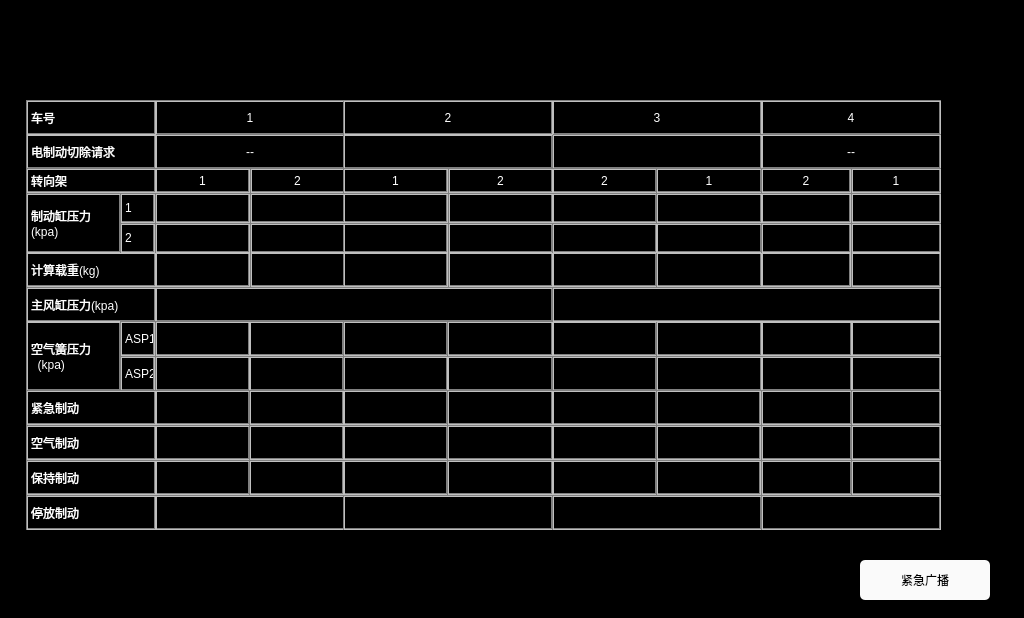
 <widget class="QWidget" name="BrakeStatePage">
  <property name="geometry">
   <rect>
    <x>0</x>
    <y>0</y>
    <width>1024</width>
    <height>618</height>
   </rect>
  </property>
  <property name="windowTitle">
   <string>Form</string>
  </property>
  <property name="styleSheet">
   <string notr="true">QLabel
{
	color: white;
	border: 2px groove, gray;
    border-color: gray;
	font: 17px, &quot;SimHei&quot;;	
}

QWidget
{
	background-color: black;
}

QPushButton
{
	font: 20px, &quot;SimHei&quot;;
    color: black;
	background-color: rgb(250, 250, 250);
	border-radius: 5px;
}</string>
  </property>
  <widget class="QLabel" name="label_car4No">
   <property name="geometry">
    <rect>
     <x>761</x>
     <y>100</y>
     <width>180</width>
     <height>35</height>
    </rect>
   </property>
   <property name="text">
    <string>4</string>
   </property>
   <property name="alignment">
    <set>Qt::AlignCenter</set>
   </property>
  </widget>
  <widget class="QLabel" name="label_car4Load2">
   <property name="geometry">
    <rect>
     <x>761</x>
     <y>252</y>
     <width>90</width>
     <height>35</height>
    </rect>
   </property>
   <property name="text">
    <string/>
   </property>
   <property name="alignment">
    <set>Qt::AlignCenter</set>
   </property>
  </widget>
  <widget class="QLabel" name="label_TotalWindPress1">
   <property name="geometry">
    <rect>
     <x>155</x>
     <y>287</y>
     <width>398</width>
     <height>35</height>
    </rect>
   </property>
   <property name="text">
    <string/>
   </property>
   <property name="alignment">
    <set>Qt::AlignCenter</set>
   </property>
  </widget>
  <widget class="QLabel" name="label_car1No">
   <property name="geometry">
    <rect>
     <x>155</x>
     <y>100</y>
     <width>190</width>
     <height>35</height>
    </rect>
   </property>
   <property name="text">
    <string>1</string>
   </property>
   <property name="scaledContents">
    <bool>false</bool>
   </property>
   <property name="alignment">
    <set>Qt::AlignCenter</set>
   </property>
  </widget>
  <widget class="QLabel" name="label_car4AirReedPress1_1">
   <property name="geometry">
    <rect>
     <x>851</x>
     <y>321</y>
     <width>90</width>
     <height>35</height>
    </rect>
   </property>
   <property name="text">
    <string/>
   </property>
   <property name="alignment">
    <set>Qt::AlignCenter</set>
   </property>
  </widget>
  <widget class="QLabel" name="label_airReedPress">
   <property name="geometry">
    <rect>
     <x>26</x>
     <y>321</y>
     <width>95</width>
     <height>70</height>
    </rect>
   </property>
   <property name="text">
    <string>空气簧压力
  (kpa)</string>
   </property>
  </widget>
  <widget class="QLabel" name="label_car3No">
   <property name="geometry">
    <rect>
     <x>552</x>
     <y>100</y>
     <width>210</width>
     <height>35</height>
    </rect>
   </property>
   <property name="text">
    <string>3</string>
   </property>
   <property name="alignment">
    <set>Qt::AlignCenter</set>
   </property>
  </widget>
  <widget class="QLabel" name="label_car1ElecBrakeCutOff">
   <property name="geometry">
    <rect>
     <x>155</x>
     <y>134</y>
     <width>190</width>
     <height>35</height>
    </rect>
   </property>
   <property name="text">
    <string>--</string>
   </property>
   <property name="alignment">
    <set>Qt::AlignCenter</set>
   </property>
  </widget>
  <widget class="QLabel" name="label_car1AirReedPress2_1">
   <property name="geometry">
    <rect>
     <x>249</x>
     <y>321</y>
     <width>95</width>
     <height>35</height>
    </rect>
   </property>
   <property name="text">
    <string/>
   </property>
   <property name="alignment">
    <set>Qt::AlignCenter</set>
   </property>
  </widget>
  <widget class="QLabel" name="label_car1Load1">
   <property name="geometry">
    <rect>
     <x>155</x>
     <y>252</y>
     <width>95</width>
     <height>35</height>
    </rect>
   </property>
   <property name="text">
    <string/>
   </property>
   <property name="alignment">
    <set>Qt::AlignCenter</set>
   </property>
  </widget>
  <widget class="QLabel" name="label_car4AirReedPress2_1">
   <property name="geometry">
    <rect>
     <x>761</x>
     <y>321</y>
     <width>91</width>
     <height>35</height>
    </rect>
   </property>
   <property name="text">
    <string/>
   </property>
   <property name="alignment">
    <set>Qt::AlignCenter</set>
   </property>
  </widget>
  <widget class="QLabel" name="label_Load">
   <property name="geometry">
    <rect>
     <x>26</x>
     <y>252</y>
     <width>130</width>
     <height>35</height>
    </rect>
   </property>
   <property name="text">
    <string>计算载重(kg)</string>
   </property>
  </widget>
  <widget class="QLabel" name="label_car4ElecBrakeCutOff">
   <property name="geometry">
    <rect>
     <x>761</x>
     <y>134</y>
     <width>180</width>
     <height>35</height>
    </rect>
   </property>
   <property name="text">
    <string>--</string>
   </property>
   <property name="alignment">
    <set>Qt::AlignCenter</set>
   </property>
  </widget>
  <widget class="QLabel" name="label_car2ElecBrakeCutOff">
   <property name="geometry">
    <rect>
     <x>343</x>
     <y>134</y>
     <width>210</width>
     <height>35</height>
    </rect>
   </property>
   <property name="text">
    <string/>
   </property>
   <property name="alignment">
    <set>Qt::AlignCenter</set>
   </property>
  </widget>
  <widget class="QLabel" name="label_ElecBrakeCutOff">
   <property name="geometry">
    <rect>
     <x>26</x>
     <y>134</y>
     <width>130</width>
     <height>35</height>
    </rect>
   </property>
   <property name="text">
    <string>电制动切除请求</string>
   </property>
  </widget>
  <widget class="QLabel" name="label_car2AirReedPress1_1">
   <property name="geometry">
    <rect>
     <x>343</x>
     <y>321</y>
     <width>105</width>
     <height>35</height>
    </rect>
   </property>
   <property name="text">
    <string/>
   </property>
   <property name="alignment">
    <set>Qt::AlignCenter</set>
   </property>
  </widget>
  <widget class="QLabel" name="label_car2Load1">
   <property name="geometry">
    <rect>
     <x>343</x>
     <y>252</y>
     <width>105</width>
     <height>35</height>
    </rect>
   </property>
   <property name="text">
    <string/>
   </property>
   <property name="alignment">
    <set>Qt::AlignCenter</set>
   </property>
  </widget>
  <widget class="QLabel" name="label_car3Load2">
   <property name="geometry">
    <rect>
     <x>552</x>
     <y>252</y>
     <width>105</width>
     <height>35</height>
    </rect>
   </property>
   <property name="text">
    <string/>
   </property>
   <property name="alignment">
    <set>Qt::AlignCenter</set>
   </property>
  </widget>
  <widget class="QLabel" name="label_car3ElecBrakeCutOff">
   <property name="geometry">
    <rect>
     <x>552</x>
     <y>134</y>
     <width>210</width>
     <height>35</height>
    </rect>
   </property>
   <property name="text">
    <string/>
   </property>
   <property name="alignment">
    <set>Qt::AlignCenter</set>
   </property>
  </widget>
  <widget class="QLabel" name="label_TotalWindPress">
   <property name="geometry">
    <rect>
     <x>26</x>
     <y>287</y>
     <width>130</width>
     <height>35</height>
    </rect>
   </property>
   <property name="text">
    <string>主风缸压力(kpa)</string>
   </property>
  </widget>
  <widget class="QLabel" name="label_car2No">
   <property name="geometry">
    <rect>
     <x>343</x>
     <y>100</y>
     <width>210</width>
     <height>35</height>
    </rect>
   </property>
   <property name="text">
    <string>2</string>
   </property>
   <property name="alignment">
    <set>Qt::AlignCenter</set>
   </property>
  </widget>
  <widget class="QLabel" name="label_car3AirReedPress2_1">
   <property name="geometry">
    <rect>
     <x>552</x>
     <y>321</y>
     <width>105</width>
     <height>35</height>
    </rect>
   </property>
   <property name="text">
    <string/>
   </property>
   <property name="alignment">
    <set>Qt::AlignCenter</set>
   </property>
  </widget>
  <widget class="QLabel" name="label_vehicleNo">
   <property name="geometry">
    <rect>
     <x>26</x>
     <y>100</y>
     <width>130</width>
     <height>35</height>
    </rect>
   </property>
   <property name="text">
    <string>车号</string>
   </property>
  </widget>
  <widget class="QLabel" name="label_car1AirReedPress1_1">
   <property name="geometry">
    <rect>
     <x>155</x>
     <y>321</y>
     <width>95</width>
     <height>35</height>
    </rect>
   </property>
   <property name="text">
    <string/>
   </property>
   <property name="alignment">
    <set>Qt::AlignCenter</set>
   </property>
  </widget>
  <widget class="QLabel" name="label_car2AirReedPress2_1">
   <property name="geometry">
    <rect>
     <x>447</x>
     <y>321</y>
     <width>106</width>
     <height>35</height>
    </rect>
   </property>
   <property name="text">
    <string/>
   </property>
   <property name="alignment">
    <set>Qt::AlignCenter</set>
   </property>
  </widget>
  <widget class="QLabel" name="label_car3AirReedPress1_1">
   <property name="geometry">
    <rect>
     <x>656</x>
     <y>321</y>
     <width>106</width>
     <height>35</height>
    </rect>
   </property>
   <property name="text">
    <string/>
   </property>
   <property name="alignment">
    <set>Qt::AlignCenter</set>
   </property>
  </widget>
  <widget class="QLabel" name="label_TotalWindPress2">
   <property name="geometry">
    <rect>
     <x>552</x>
     <y>287</y>
     <width>389</width>
     <height>35</height>
    </rect>
   </property>
   <property name="text">
    <string/>
   </property>
   <property name="alignment">
    <set>Qt::AlignCenter</set>
   </property>
  </widget>
  <widget class="QLabel" name="label_car4AirReedPress1_2">
   <property name="geometry">
    <rect>
     <x>851</x>
     <y>356</y>
     <width>90</width>
     <height>35</height>
    </rect>
   </property>
   <property name="text">
    <string/>
   </property>
   <property name="alignment">
    <set>Qt::AlignCenter</set>
   </property>
  </widget>
  <widget class="QLabel" name="label_car2AirReedPress2_2">
   <property name="geometry">
    <rect>
     <x>447</x>
     <y>356</y>
     <width>106</width>
     <height>35</height>
    </rect>
   </property>
   <property name="text">
    <string/>
   </property>
   <property name="alignment">
    <set>Qt::AlignCenter</set>
   </property>
  </widget>
  <widget class="QLabel" name="label_car1AirReedPress2_2">
   <property name="geometry">
    <rect>
     <x>249</x>
     <y>356</y>
     <width>95</width>
     <height>35</height>
    </rect>
   </property>
   <property name="text">
    <string/>
   </property>
   <property name="alignment">
    <set>Qt::AlignCenter</set>
   </property>
  </widget>
  <widget class="QLabel" name="label_car3AirReedPress2_2">
   <property name="geometry">
    <rect>
     <x>552</x>
     <y>356</y>
     <width>105</width>
     <height>35</height>
    </rect>
   </property>
   <property name="text">
    <string/>
   </property>
   <property name="alignment">
    <set>Qt::AlignCenter</set>
   </property>
  </widget>
  <widget class="QLabel" name="label_car4AirReedPress2_2">
   <property name="geometry">
    <rect>
     <x>761</x>
     <y>356</y>
     <width>91</width>
     <height>35</height>
    </rect>
   </property>
   <property name="text">
    <string/>
   </property>
   <property name="alignment">
    <set>Qt::AlignCenter</set>
   </property>
  </widget>
  <widget class="QLabel" name="label_car2AirReedPress1_2">
   <property name="geometry">
    <rect>
     <x>343</x>
     <y>356</y>
     <width>105</width>
     <height>35</height>
    </rect>
   </property>
   <property name="text">
    <string/>
   </property>
   <property name="alignment">
    <set>Qt::AlignCenter</set>
   </property>
  </widget>
  <widget class="QLabel" name="label_car3AirReedPress1_2">
   <property name="geometry">
    <rect>
     <x>656</x>
     <y>356</y>
     <width>106</width>
     <height>35</height>
    </rect>
   </property>
   <property name="text">
    <string/>
   </property>
   <property name="alignment">
    <set>Qt::AlignCenter</set>
   </property>
  </widget>
  <widget class="QLabel" name="label_car1AirReedPress1_2">
   <property name="geometry">
    <rect>
     <x>155</x>
     <y>356</y>
     <width>95</width>
     <height>35</height>
    </rect>
   </property>
   <property name="text">
    <string/>
   </property>
   <property name="alignment">
    <set>Qt::AlignCenter</set>
   </property>
  </widget>
  <widget class="QLabel" name="label_airReedPress_2">
   <property name="geometry">
    <rect>
     <x>120</x>
     <y>321</y>
     <width>35</width>
     <height>35</height>
    </rect>
   </property>
   <property name="styleSheet">
    <string notr="true">font: 12px, &quot;SimHei&quot;;	</string>
   </property>
   <property name="text">
    <string>ASP1</string>
   </property>
  </widget>
  <widget class="QLabel" name="label_airReedPress_3">
   <property name="geometry">
    <rect>
     <x>120</x>
     <y>356</y>
     <width>35</width>
     <height>35</height>
    </rect>
   </property>
   <property name="styleSheet">
    <string notr="true">font: 12px, &quot;SimHei&quot;;	</string>
   </property>
   <property name="text">
    <string>ASP2</string>
   </property>
  </widget>
  <widget class="QLabel" name="label_car1Load2">
   <property name="geometry">
    <rect>
     <x>250</x>
     <y>252</y>
     <width>95</width>
     <height>35</height>
    </rect>
   </property>
   <property name="text">
    <string/>
   </property>
   <property name="alignment">
    <set>Qt::AlignCenter</set>
   </property>
  </widget>
  <widget class="QLabel" name="label_car2Load2">
   <property name="geometry">
    <rect>
     <x>448</x>
     <y>252</y>
     <width>105</width>
     <height>35</height>
    </rect>
   </property>
   <property name="text">
    <string/>
   </property>
   <property name="alignment">
    <set>Qt::AlignCenter</set>
   </property>
  </widget>
  <widget class="QLabel" name="label_car3Load1">
   <property name="geometry">
    <rect>
     <x>656</x>
     <y>252</y>
     <width>106</width>
     <height>35</height>
    </rect>
   </property>
   <property name="text">
    <string/>
   </property>
   <property name="alignment">
    <set>Qt::AlignCenter</set>
   </property>
  </widget>
  <widget class="QLabel" name="label_car4Load1">
   <property name="geometry">
    <rect>
     <x>851</x>
     <y>252</y>
     <width>90</width>
     <height>35</height>
    </rect>
   </property>
   <property name="text">
    <string/>
   </property>
   <property name="alignment">
    <set>Qt::AlignCenter</set>
   </property>
  </widget>
  <widget class="QLabel" name="label_cylPressure">
   <property name="geometry">
    <rect>
     <x>26</x>
     <y>193</y>
     <width>95</width>
     <height>60</height>
    </rect>
   </property>
   <property name="text">
    <string>制动缸压力
(kpa)</string>
   </property>
  </widget>
  <widget class="QLabel" name="label_car4EmergencyBrake2">
   <property name="geometry">
    <rect>
     <x>761</x>
     <y>390</y>
     <width>91</width>
     <height>35</height>
    </rect>
   </property>
   <property name="text">
    <string/>
   </property>
   <property name="alignment">
    <set>Qt::AlignCenter</set>
   </property>
  </widget>
  <widget class="QLabel" name="label_car2EmergencyBrake1">
   <property name="geometry">
    <rect>
     <x>343</x>
     <y>390</y>
     <width>105</width>
     <height>35</height>
    </rect>
   </property>
   <property name="text">
    <string/>
   </property>
   <property name="alignment">
    <set>Qt::AlignCenter</set>
   </property>
  </widget>
  <widget class="QLabel" name="label_car1EmergencyBrake1">
   <property name="geometry">
    <rect>
     <x>155</x>
     <y>390</y>
     <width>95</width>
     <height>35</height>
    </rect>
   </property>
   <property name="text">
    <string/>
   </property>
   <property name="alignment">
    <set>Qt::AlignCenter</set>
   </property>
  </widget>
  <widget class="QLabel" name="label_emergencyBrake">
   <property name="geometry">
    <rect>
     <x>26</x>
     <y>390</y>
     <width>130</width>
     <height>35</height>
    </rect>
   </property>
   <property name="text">
    <string>紧急制动</string>
   </property>
  </widget>
  <widget class="QLabel" name="label_car3EmergencyBrake2">
   <property name="geometry">
    <rect>
     <x>552</x>
     <y>390</y>
     <width>105</width>
     <height>35</height>
    </rect>
   </property>
   <property name="text">
    <string/>
   </property>
   <property name="alignment">
    <set>Qt::AlignCenter</set>
   </property>
  </widget>
  <widget class="QLabel" name="label_cylPressure1">
   <property name="geometry">
    <rect>
     <x>120</x>
     <y>193</y>
     <width>35</width>
     <height>30</height>
    </rect>
   </property>
   <property name="styleSheet">
    <string notr="true">font: 12px, &quot;SimHei&quot;;	</string>
   </property>
   <property name="text">
    <string>1</string>
   </property>
  </widget>
  <widget class="QLabel" name="label_cylPressure2">
   <property name="geometry">
    <rect>
     <x>120</x>
     <y>223</y>
     <width>35</width>
     <height>30</height>
    </rect>
   </property>
   <property name="styleSheet">
    <string notr="true">font: 12px, &quot;SimHei&quot;;	</string>
   </property>
   <property name="text">
    <string>2</string>
   </property>
  </widget>
  <widget class="QLabel" name="label_cylPressureMp2_12">
   <property name="geometry">
    <rect>
     <x>656</x>
     <y>223</y>
     <width>106</width>
     <height>30</height>
    </rect>
   </property>
   <property name="text">
    <string/>
   </property>
   <property name="alignment">
    <set>Qt::AlignCenter</set>
   </property>
  </widget>
  <widget class="QLabel" name="label_cylPressureTc1_11">
   <property name="geometry">
    <rect>
     <x>155</x>
     <y>193</y>
     <width>95</width>
     <height>30</height>
    </rect>
   </property>
   <property name="text">
    <string/>
   </property>
   <property name="alignment">
    <set>Qt::AlignCenter</set>
   </property>
  </widget>
  <widget class="QLabel" name="label_cylPressureMp2_21">
   <property name="geometry">
    <rect>
     <x>552</x>
     <y>193</y>
     <width>105</width>
     <height>30</height>
    </rect>
   </property>
   <property name="text">
    <string/>
   </property>
   <property name="alignment">
    <set>Qt::AlignCenter</set>
   </property>
  </widget>
  <widget class="QLabel" name="label_cylPressureMp1_22">
   <property name="geometry">
    <rect>
     <x>448</x>
     <y>223</y>
     <width>105</width>
     <height>30</height>
    </rect>
   </property>
   <property name="text">
    <string/>
   </property>
   <property name="alignment">
    <set>Qt::AlignCenter</set>
   </property>
  </widget>
  <widget class="QLabel" name="label_cylPressureTc2_12">
   <property name="geometry">
    <rect>
     <x>851</x>
     <y>223</y>
     <width>90</width>
     <height>30</height>
    </rect>
   </property>
   <property name="text">
    <string/>
   </property>
   <property name="alignment">
    <set>Qt::AlignCenter</set>
   </property>
  </widget>
  <widget class="QLabel" name="label_cylPressureMp1_11">
   <property name="geometry">
    <rect>
     <x>343</x>
     <y>193</y>
     <width>105</width>
     <height>30</height>
    </rect>
   </property>
   <property name="text">
    <string/>
   </property>
   <property name="alignment">
    <set>Qt::AlignCenter</set>
   </property>
  </widget>
  <widget class="QLabel" name="label_cylPressureMp1_12">
   <property name="geometry">
    <rect>
     <x>343</x>
     <y>223</y>
     <width>105</width>
     <height>30</height>
    </rect>
   </property>
   <property name="text">
    <string/>
   </property>
   <property name="alignment">
    <set>Qt::AlignCenter</set>
   </property>
  </widget>
  <widget class="QLabel" name="label_cylPressureTc1_22">
   <property name="geometry">
    <rect>
     <x>250</x>
     <y>223</y>
     <width>95</width>
     <height>30</height>
    </rect>
   </property>
   <property name="text">
    <string/>
   </property>
   <property name="alignment">
    <set>Qt::AlignCenter</set>
   </property>
  </widget>
  <widget class="QLabel" name="label_cylPressureTc1_12">
   <property name="geometry">
    <rect>
     <x>155</x>
     <y>223</y>
     <width>95</width>
     <height>30</height>
    </rect>
   </property>
   <property name="text">
    <string/>
   </property>
   <property name="alignment">
    <set>Qt::AlignCenter</set>
   </property>
  </widget>
  <widget class="QLabel" name="label_cylPressureMp1_21">
   <property name="geometry">
    <rect>
     <x>448</x>
     <y>193</y>
     <width>105</width>
     <height>30</height>
    </rect>
   </property>
   <property name="text">
    <string/>
   </property>
   <property name="alignment">
    <set>Qt::AlignCenter</set>
   </property>
  </widget>
  <widget class="QLabel" name="label_cylPressureTc1_21">
   <property name="geometry">
    <rect>
     <x>250</x>
     <y>193</y>
     <width>95</width>
     <height>30</height>
    </rect>
   </property>
   <property name="text">
    <string/>
   </property>
   <property name="alignment">
    <set>Qt::AlignCenter</set>
   </property>
  </widget>
  <widget class="QLabel" name="label_cylPressureTc2_21">
   <property name="geometry">
    <rect>
     <x>761</x>
     <y>193</y>
     <width>90</width>
     <height>30</height>
    </rect>
   </property>
   <property name="text">
    <string/>
   </property>
   <property name="alignment">
    <set>Qt::AlignCenter</set>
   </property>
  </widget>
  <widget class="QLabel" name="label_cylPressureMp2_22">
   <property name="geometry">
    <rect>
     <x>552</x>
     <y>223</y>
     <width>105</width>
     <height>30</height>
    </rect>
   </property>
   <property name="text">
    <string/>
   </property>
   <property name="alignment">
    <set>Qt::AlignCenter</set>
   </property>
  </widget>
  <widget class="QLabel" name="label_cylPressureMp2_11">
   <property name="geometry">
    <rect>
     <x>656</x>
     <y>193</y>
     <width>106</width>
     <height>30</height>
    </rect>
   </property>
   <property name="text">
    <string/>
   </property>
   <property name="alignment">
    <set>Qt::AlignCenter</set>
   </property>
  </widget>
  <widget class="QLabel" name="label_cylPressureTc2_22">
   <property name="geometry">
    <rect>
     <x>761</x>
     <y>223</y>
     <width>90</width>
     <height>30</height>
    </rect>
   </property>
   <property name="text">
    <string/>
   </property>
   <property name="alignment">
    <set>Qt::AlignCenter</set>
   </property>
  </widget>
  <widget class="QLabel" name="label_cylPressureTc2_11">
   <property name="geometry">
    <rect>
     <x>851</x>
     <y>193</y>
     <width>90</width>
     <height>30</height>
    </rect>
   </property>
   <property name="styleSheet">
    <string notr="true"/>
   </property>
   <property name="text">
    <string/>
   </property>
   <property name="alignment">
    <set>Qt::AlignCenter</set>
   </property>
  </widget>
  <widget class="QPushButton" name="btn_EmergencyBroadcast">
   <property name="geometry">
    <rect>
     <x>860</x>
     <y>560</y>
     <width>130</width>
     <height>40</height>
    </rect>
   </property>
   <property name="text">
    <string>紧急广播</string>
   </property>
  </widget>
  <widget class="QLabel" name="label_car2EmergencyBrake2">
   <property name="geometry">
    <rect>
     <x>447</x>
     <y>390</y>
     <width>106</width>
     <height>35</height>
    </rect>
   </property>
   <property name="text">
    <string/>
   </property>
   <property name="alignment">
    <set>Qt::AlignCenter</set>
   </property>
  </widget>
  <widget class="QLabel" name="label_car3EmergencyBrake1">
   <property name="geometry">
    <rect>
     <x>656</x>
     <y>390</y>
     <width>105</width>
     <height>35</height>
    </rect>
   </property>
   <property name="text">
    <string/>
   </property>
   <property name="alignment">
    <set>Qt::AlignCenter</set>
   </property>
  </widget>
  <widget class="QLabel" name="label_car1EmergencyBrake2">
   <property name="geometry">
    <rect>
     <x>249</x>
     <y>390</y>
     <width>95</width>
     <height>35</height>
    </rect>
   </property>
   <property name="text">
    <string/>
   </property>
   <property name="alignment">
    <set>Qt::AlignCenter</set>
   </property>
  </widget>
  <widget class="QLabel" name="label_car4EmergencyBrake1">
   <property name="geometry">
    <rect>
     <x>851</x>
     <y>390</y>
     <width>90</width>
     <height>35</height>
    </rect>
   </property>
   <property name="text">
    <string/>
   </property>
   <property name="alignment">
    <set>Qt::AlignCenter</set>
   </property>
  </widget>
  <widget class="QLabel" name="label_cylPressureMp2_13">
   <property name="geometry">
    <rect>
     <x>552</x>
     <y>168</y>
     <width>105</width>
     <height>25</height>
    </rect>
   </property>
   <property name="text">
    <string>2</string>
   </property>
   <property name="alignment">
    <set>Qt::AlignCenter</set>
   </property>
  </widget>
  <widget class="QLabel" name="label_cylPressureTc2_13">
   <property name="geometry">
    <rect>
     <x>851</x>
     <y>168</y>
     <width>90</width>
     <height>25</height>
    </rect>
   </property>
   <property name="styleSheet">
    <string notr="true"/>
   </property>
   <property name="text">
    <string>1</string>
   </property>
   <property name="alignment">
    <set>Qt::AlignCenter</set>
   </property>
  </widget>
  <widget class="QLabel" name="label_cylPressureTc1_13">
   <property name="geometry">
    <rect>
     <x>250</x>
     <y>168</y>
     <width>95</width>
     <height>25</height>
    </rect>
   </property>
   <property name="text">
    <string>2</string>
   </property>
   <property name="alignment">
    <set>Qt::AlignCenter</set>
   </property>
  </widget>
  <widget class="QLabel" name="label_cylPressureMp2_14">
   <property name="geometry">
    <rect>
     <x>656</x>
     <y>168</y>
     <width>106</width>
     <height>25</height>
    </rect>
   </property>
   <property name="text">
    <string>1</string>
   </property>
   <property name="alignment">
    <set>Qt::AlignCenter</set>
   </property>
  </widget>
  <widget class="QLabel" name="label_cylPressureTc1_14">
   <property name="geometry">
    <rect>
     <x>155</x>
     <y>168</y>
     <width>95</width>
     <height>25</height>
    </rect>
   </property>
   <property name="text">
    <string>1</string>
   </property>
   <property name="alignment">
    <set>Qt::AlignCenter</set>
   </property>
  </widget>
  <widget class="QLabel" name="label_cylPressureMp1_13">
   <property name="geometry">
    <rect>
     <x>448</x>
     <y>168</y>
     <width>105</width>
     <height>25</height>
    </rect>
   </property>
   <property name="text">
    <string>2</string>
   </property>
   <property name="alignment">
    <set>Qt::AlignCenter</set>
   </property>
  </widget>
  <widget class="QLabel" name="label_cylPressureMp1_14">
   <property name="geometry">
    <rect>
     <x>343</x>
     <y>168</y>
     <width>105</width>
     <height>25</height>
    </rect>
   </property>
   <property name="text">
    <string>1</string>
   </property>
   <property name="alignment">
    <set>Qt::AlignCenter</set>
   </property>
  </widget>
  <widget class="QLabel" name="label_cylPressureTc2_14">
   <property name="geometry">
    <rect>
     <x>761</x>
     <y>168</y>
     <width>90</width>
     <height>25</height>
    </rect>
   </property>
   <property name="text">
    <string>2</string>
   </property>
   <property name="alignment">
    <set>Qt::AlignCenter</set>
   </property>
  </widget>
  <widget class="QLabel" name="label_cylPressure1_2">
   <property name="geometry">
    <rect>
     <x>26</x>
     <y>168</y>
     <width>130</width>
     <height>25</height>
    </rect>
   </property>
   <property name="styleSheet">
    <string notr="true">font: 12px, &quot;SimHei&quot;;	</string>
   </property>
   <property name="text">
    <string>转向架</string>
   </property>
  </widget>
  <widget class="QLabel" name="label_airBrake11">
   <property name="geometry">
    <rect>
     <x>155</x>
     <y>425</y>
     <width>95</width>
     <height>35</height>
    </rect>
   </property>
   <property name="text">
    <string/>
   </property>
   <property name="alignment">
    <set>Qt::AlignCenter</set>
   </property>
  </widget>
  <widget class="QLabel" name="label_airBrake">
   <property name="geometry">
    <rect>
     <x>26</x>
     <y>425</y>
     <width>130</width>
     <height>35</height>
    </rect>
   </property>
   <property name="text">
    <string>空气制动</string>
   </property>
  </widget>
  <widget class="QLabel" name="label_airBrake21">
   <property name="geometry">
    <rect>
     <x>343</x>
     <y>425</y>
     <width>105</width>
     <height>35</height>
    </rect>
   </property>
   <property name="text">
    <string/>
   </property>
   <property name="alignment">
    <set>Qt::AlignCenter</set>
   </property>
  </widget>
  <widget class="QLabel" name="label_airBrake32">
   <property name="geometry">
    <rect>
     <x>552</x>
     <y>425</y>
     <width>105</width>
     <height>35</height>
    </rect>
   </property>
   <property name="text">
    <string/>
   </property>
   <property name="alignment">
    <set>Qt::AlignCenter</set>
   </property>
  </widget>
  <widget class="QLabel" name="label_airBrake31">
   <property name="geometry">
    <rect>
     <x>656</x>
     <y>425</y>
     <width>105</width>
     <height>35</height>
    </rect>
   </property>
   <property name="text">
    <string/>
   </property>
   <property name="alignment">
    <set>Qt::AlignCenter</set>
   </property>
  </widget>
  <widget class="QLabel" name="label_airBrake42">
   <property name="geometry">
    <rect>
     <x>761</x>
     <y>425</y>
     <width>91</width>
     <height>35</height>
    </rect>
   </property>
   <property name="text">
    <string/>
   </property>
   <property name="alignment">
    <set>Qt::AlignCenter</set>
   </property>
  </widget>
  <widget class="QLabel" name="label_airBrake12">
   <property name="geometry">
    <rect>
     <x>249</x>
     <y>425</y>
     <width>95</width>
     <height>35</height>
    </rect>
   </property>
   <property name="text">
    <string/>
   </property>
   <property name="alignment">
    <set>Qt::AlignCenter</set>
   </property>
  </widget>
  <widget class="QLabel" name="label_airBrake22">
   <property name="geometry">
    <rect>
     <x>447</x>
     <y>425</y>
     <width>106</width>
     <height>35</height>
    </rect>
   </property>
   <property name="text">
    <string/>
   </property>
   <property name="alignment">
    <set>Qt::AlignCenter</set>
   </property>
  </widget>
  <widget class="QLabel" name="label_airBrake41">
   <property name="geometry">
    <rect>
     <x>851</x>
     <y>425</y>
     <width>90</width>
     <height>35</height>
    </rect>
   </property>
   <property name="text">
    <string/>
   </property>
   <property name="alignment">
    <set>Qt::AlignCenter</set>
   </property>
  </widget>
  <widget class="QLabel" name="keepBrake11">
   <property name="geometry">
    <rect>
     <x>155</x>
     <y>460</y>
     <width>95</width>
     <height>35</height>
    </rect>
   </property>
   <property name="text">
    <string/>
   </property>
   <property name="alignment">
    <set>Qt::AlignCenter</set>
   </property>
  </widget>
  <widget class="QLabel" name="keepBrake">
   <property name="geometry">
    <rect>
     <x>26</x>
     <y>460</y>
     <width>130</width>
     <height>35</height>
    </rect>
   </property>
   <property name="text">
    <string>保持制动</string>
   </property>
  </widget>
  <widget class="QLabel" name="keepBrake21">
   <property name="geometry">
    <rect>
     <x>343</x>
     <y>460</y>
     <width>105</width>
     <height>35</height>
    </rect>
   </property>
   <property name="text">
    <string/>
   </property>
   <property name="alignment">
    <set>Qt::AlignCenter</set>
   </property>
  </widget>
  <widget class="QLabel" name="keepBrake32">
   <property name="geometry">
    <rect>
     <x>552</x>
     <y>460</y>
     <width>105</width>
     <height>35</height>
    </rect>
   </property>
   <property name="text">
    <string/>
   </property>
   <property name="alignment">
    <set>Qt::AlignCenter</set>
   </property>
  </widget>
  <widget class="QLabel" name="keepBrake31">
   <property name="geometry">
    <rect>
     <x>656</x>
     <y>460</y>
     <width>105</width>
     <height>35</height>
    </rect>
   </property>
   <property name="text">
    <string/>
   </property>
   <property name="alignment">
    <set>Qt::AlignCenter</set>
   </property>
  </widget>
  <widget class="QLabel" name="keepBrake42">
   <property name="geometry">
    <rect>
     <x>761</x>
     <y>460</y>
     <width>91</width>
     <height>35</height>
    </rect>
   </property>
   <property name="text">
    <string/>
   </property>
   <property name="alignment">
    <set>Qt::AlignCenter</set>
   </property>
  </widget>
  <widget class="QLabel" name="keepBrake12">
   <property name="geometry">
    <rect>
     <x>249</x>
     <y>460</y>
     <width>95</width>
     <height>35</height>
    </rect>
   </property>
   <property name="text">
    <string/>
   </property>
   <property name="alignment">
    <set>Qt::AlignCenter</set>
   </property>
  </widget>
  <widget class="QLabel" name="keepBrake22">
   <property name="geometry">
    <rect>
     <x>447</x>
     <y>460</y>
     <width>106</width>
     <height>35</height>
    </rect>
   </property>
   <property name="text">
    <string/>
   </property>
   <property name="alignment">
    <set>Qt::AlignCenter</set>
   </property>
  </widget>
  <widget class="QLabel" name="keepBrake41">
   <property name="geometry">
    <rect>
     <x>851</x>
     <y>460</y>
     <width>90</width>
     <height>35</height>
    </rect>
   </property>
   <property name="text">
    <string/>
   </property>
   <property name="alignment">
    <set>Qt::AlignCenter</set>
   </property>
  </widget>
  <widget class="QLabel" name="stayBrake1">
   <property name="geometry">
    <rect>
     <x>155</x>
     <y>495</y>
     <width>190</width>
     <height>35</height>
    </rect>
   </property>
   <property name="text">
    <string/>
   </property>
   <property name="alignment">
    <set>Qt::AlignCenter</set>
   </property>
  </widget>
  <widget class="QLabel" name="stayBrake">
   <property name="geometry">
    <rect>
     <x>26</x>
     <y>495</y>
     <width>130</width>
     <height>35</height>
    </rect>
   </property>
   <property name="text">
    <string>停放制动</string>
   </property>
  </widget>
  <widget class="QLabel" name="stayBrake2">
   <property name="geometry">
    <rect>
     <x>343</x>
     <y>495</y>
     <width>210</width>
     <height>35</height>
    </rect>
   </property>
   <property name="text">
    <string/>
   </property>
   <property name="alignment">
    <set>Qt::AlignCenter</set>
   </property>
  </widget>
  <widget class="QLabel" name="stayBrake3">
   <property name="geometry">
    <rect>
     <x>552</x>
     <y>495</y>
     <width>210</width>
     <height>35</height>
    </rect>
   </property>
   <property name="text">
    <string/>
   </property>
   <property name="alignment">
    <set>Qt::AlignCenter</set>
   </property>
  </widget>
  <widget class="QLabel" name="stayBrake4">
   <property name="geometry">
    <rect>
     <x>761</x>
     <y>495</y>
     <width>180</width>
     <height>35</height>
    </rect>
   </property>
   <property name="text">
    <string/>
   </property>
   <property name="alignment">
    <set>Qt::AlignCenter</set>
   </property>
  </widget>
 </widget>
